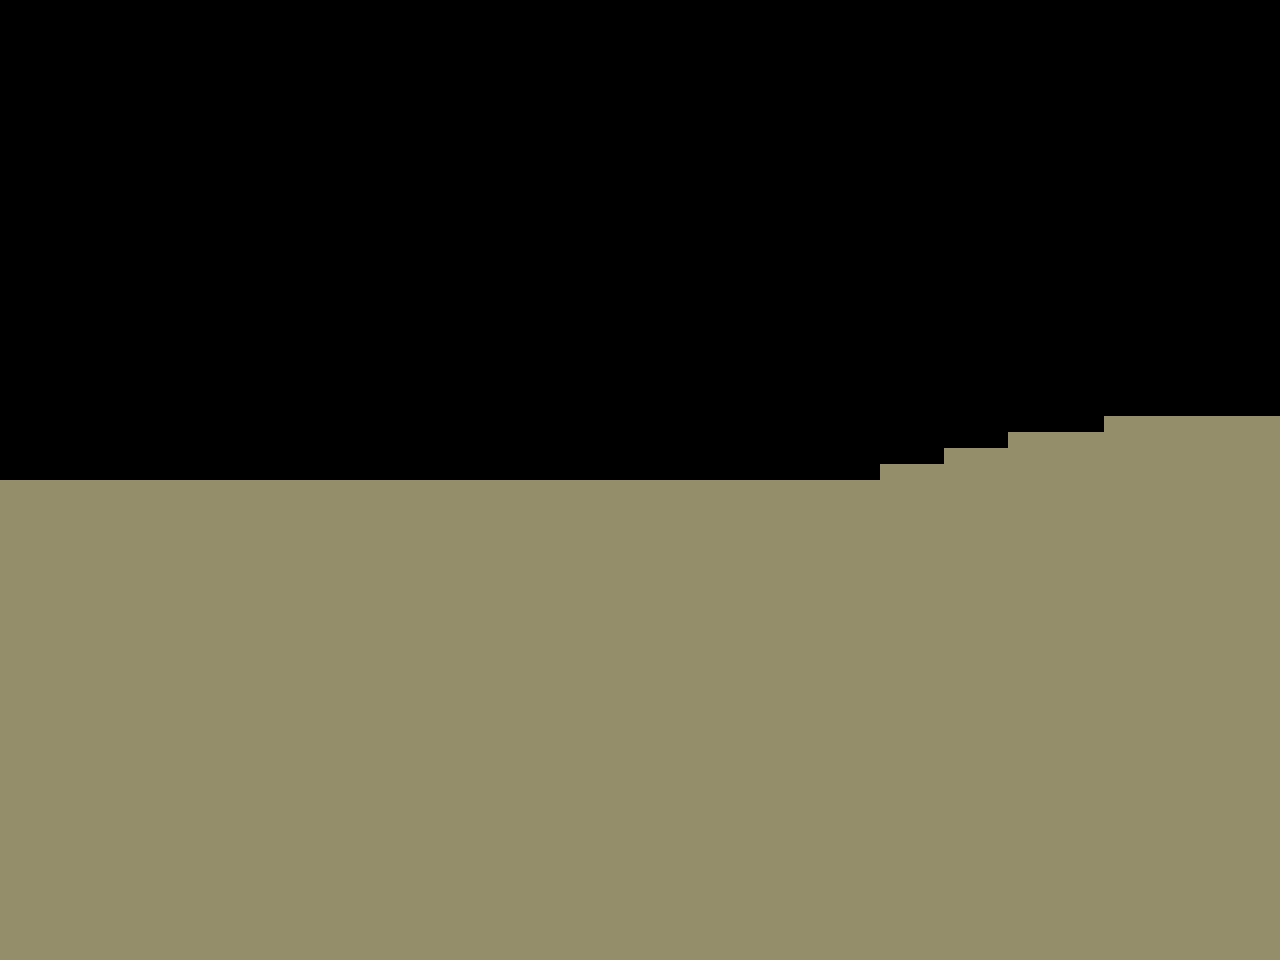

A level layout from a 2D game, rendered from its tile map. Below: a short description, then the map file with tile-grid data replaced by summaries:
An orthogonal 80x60 tile map with 16x16 px tiles, 1 tile layer (Tile Layer 1).

<map version="1.5" tiledversion="1.7.2" orientation="orthogonal" renderorder="right-down" width="80" height="60" tilewidth="16" tileheight="16" infinite="0" nextlayerid="2" nextobjectid="1">
 <tileset firstgid="1" source="atlantis_tile.tsx" />
 <layer id="1" name="Tile Layer 1" width="80" height="60">
  <data>[4800 cells, 2474 non-empty, 1 distinct tile ids]</data>
 </layer>
</map>
